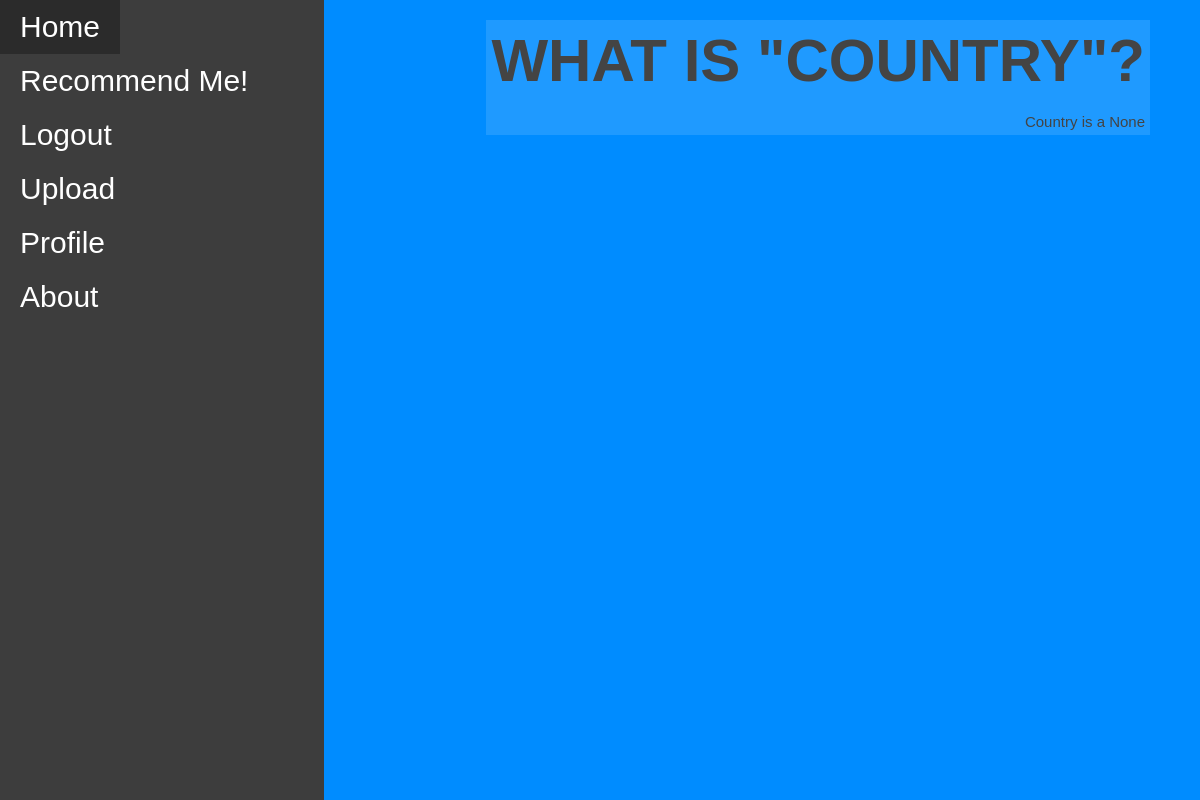
Page /genre/13 (signed in) on the earlier database version.
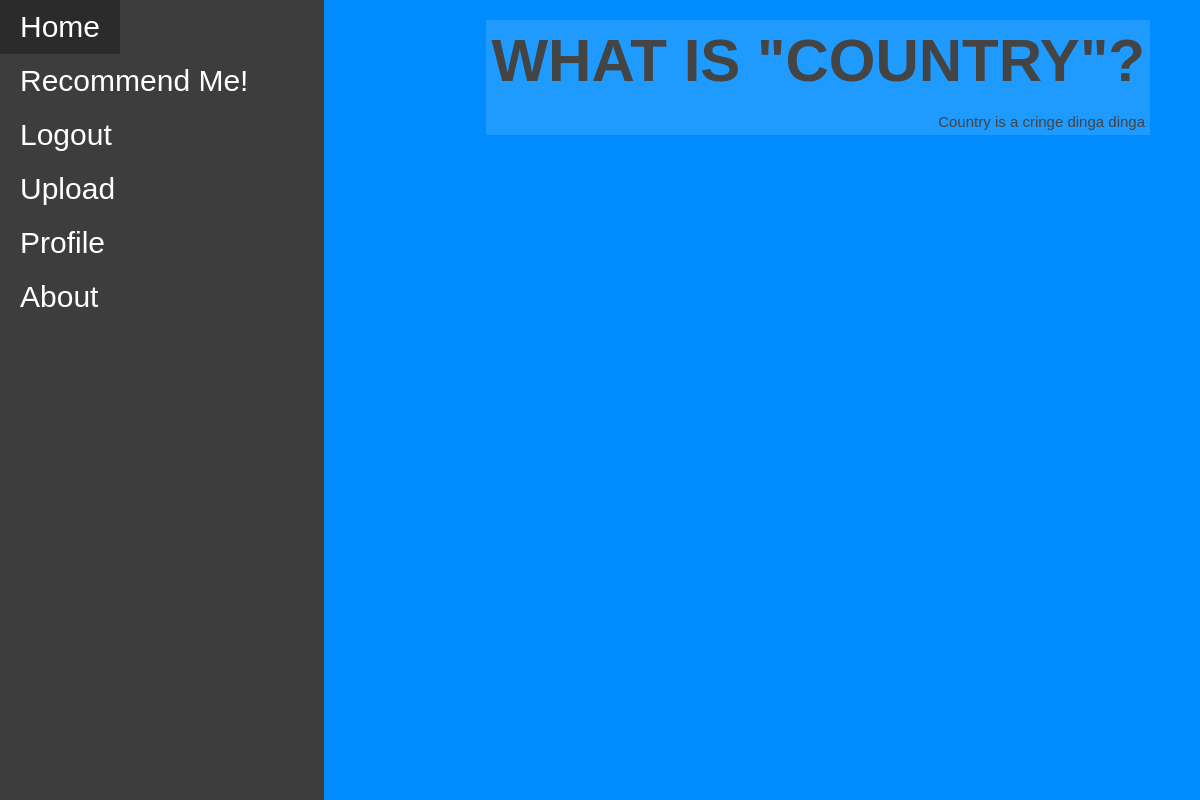
Same page on the later database version.
### models.py (models this page shows, shortened)
class Genre(db.Model):
    __tablename__ = 'Genre'
    id = db.Column(db.Integer, primary_key=True)
    genre = db.Column(db.String())
    genreDesc = db.Column(db.String())
    recommendations = db.relationship('Recommendation', secondary=RecommendationGenre, back_populates='genres')

### app.py (the view)
@app.route('/genre/<int:id>', methods=["GET","POST"])
def genre(id):
    logged= False
    if "user" in session:
        username = session["user"]
        logged = True
        genreinfo = models.Genre.query.filter_by(id=id).first_or_404()
        return render_template("genre.html", logged=logged, username = username, genreinfo=genreinfo)
    genreinfo = models.Genre.query.filter_by(id=id).first_or_404()
    return render_template("genre.html", logged=logged, genreinfo=genreinfo)

### templates/genre.html
{% extends 'layout.html' %}
{% block content %}
<body class = "testbg">
    <div class = "profile">
        <h1 class="titletext">WHAT IS "{{ genreinfo.genre }}"?</h1>
        <br>
        {{ genreinfo.genre }} is a {{ genreinfo.genreDesc }}
    </div>
</body>
{% endblock %}

### templates/layout.html (shortened to what this page needs)
<!DOCTYPE html>
<html lang="en">
<head>
    <link rel="stylesheet" href="/static/styles.css">
</head>
<body class = "background">
    <div class = 'left_bar'>
    </div>
    {% include 'header.html' %}
    {% block content %}
    {% endblock %}
</body>
</html>

### templates/header.html
<div>
    <div class = 'fixed'>
        <a href="/" class="button">Home</a><br>
        <a href="/randomiser" class="button">Recommend Me!</a><br>
        {% if logged %}
            <a href="/logout" class="button">Logout</a><br>
        {% else %}
            <a href="/login" class="button">Login</a><br>
        {% endif %}
        <a href="/upload" class="button">Upload</a><br>
        {% if logged %}
        <a href="/profile/{{ id }}" class="button">Profile</a><br>
        {% endif %}
        <a href="/about" class="button">About</a><br>
    </div>
</div>

### static/styles.css (style rules this page uses)
.background { background-color: rgb(0, 140, 255); padding: 0; border: 0px; margin: 0px; }
.profile { margin-right: 50px; margin-top: 20px; padding: 5px; float: right; text-align: right; background-color: #ffffff1f; }
.titletext { margin-top: 1px; font-size: 60px; text-transform: uppercase; margin-bottom: 1px; }
.left_bar { float: left; width: 27%; height: 100vh; padding: 0px; margin: 0; position: absolute; background-color: rgb(61, 61, 61); z-index: -1; }
.button { background-color: #ffffff00; border: none; color: rgb(255, 255, 255); padding: 10px 20px; text-align: left; text-decoration: none; display: inline-block; font-size: 30px; z-index: 20; }
.fixed { position: fixed; }
body { font-family: 'Helvetica', 'Arial', sans-serif; color: #444444; font-size: 15px; }

Differences in the rows shown:
changed Genre "COUNTRY": genreDesc "None" → "cringe dinga dinga"
